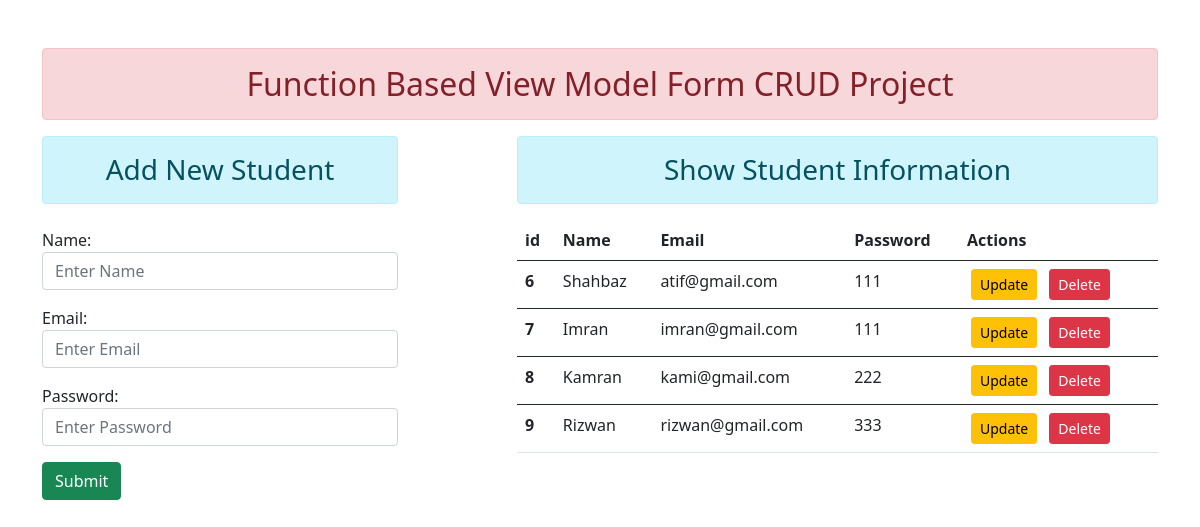
The page / on the database its author committed.
### enroll/models.py (models this page shows)
class Student_Model(models.Model):
    name = models.CharField(max_length=30)
    email = models.EmailField(max_length=30)
    password = models.CharField(max_length=30)

### enroll/views.py (the view)
# urls.py: path("", views.add_show, name="home"),
def add_show(request):
    if request.method == "POST":
        sf = Student_Form(request.POST)
        if sf.is_valid():
            na = sf.cleaned_data['name']
            em = sf.cleaned_data['email']
            pw = sf.cleaned_data['password']
            print(na)
            print(em)
            print(pw)
            sm_obj = Student_Model(name=na, email=em, password=pw)
            sm_obj.save()
            sf = Student_Form()
    else:
        sf = Student_Form()
    sm = Student_Model.objects.all()
    students = {
        'sm': sm,
        'sf': sf,
    }
    return render(request, "enroll/home.html", students)

### enroll/forms.py
class Student_Form(forms.ModelForm):
    class Meta:
        model = Student_Model
        fields = ['name', 'email', 'password']
        widgets = {
            'name': forms.TextInput(attrs={'placeholder':'Enter Name', 'class':'form-control mb-3'}),
            'email': forms.EmailInput(attrs={'placeholder':'Enter Email', 'class':'form-control mb-3'}),
            'password': forms.PasswordInput(render_value=True, attrs={'placeholder':'Enter Password', 'class':'form-control mb-3'}),
        }

### enroll/templates/enroll/home.html (shortened to what this page needs)
{% extends 'enroll/base.html' %}
{% block content %}
    <div class="row">
        <div class="col-sm-4">
            <h3 class="text-center alert alert-info">Add New Student</h3>
            <div class="mt-4">
                <form action="" method="POST">
                    {{sf.as_p}}
                    <button type="submit" class="btn btn-success">Submit</button>
                </form>
            </div>
        </div>
        <div class="col-sm-7 offset-1">
            <h3 class="text-center alert alert-info">Show Student Information</h3>
            <div>
                {% if sm %}
                <table class="table table-hover">
                    <thead>
                    <tr>
                        <th scope="col">id</th>
                        <th scope="col">Name</th>
                        <th scope="col">Email</th>
                        <th scope="col">Password</th>
                        <th scope="col">Actions</th>
                    </tr>
                    </thead>
                        {% for std in sm %}
                            <tbody>
                            <tr>
                                <th scope="row">{{std.id}}</th>
                                <td>{{std.name}}</td>
                                <td>{{std.email}}</td>
                                <td>{{std.password}}</td>
                                <td>
                                    <a href="{% url 'update' std.id %}" type="submit" class="btn btn-warning btn-sm mx-1">Update</a>
                                    <form action="{% url 'delete' std.id %}" method="POST" class="d-inline">
                                        <input type="submit" value="Delete" class="btn btn-danger btn-sm mx-1">
                                    </form>
                                </td>
                            </tr>
                            </tbody>
                        {% endfor %}
                    </table>
                    {% else %}
                     <h4 class="text-center alert alert-warning">No Record</h4>
                    {% endif %}
            </div>
        </div>
    </div>
{% endblock content %}

### enroll/templates/enroll/base.html (shortened to what this page needs)
<!DOCTYPE html>
{% load static %}
<html lang="en">
<head>
    <link href="https://cdn.jsdelivr.net/npm/bootstrap@5.1.0/dist/css/bootstrap.min.css" rel="stylesheet">
    <link rel="stylesheet" href="{% static 'enroll/css/style.css' %}">
</head>
<body>
    <div class="container mt-5">
        <h2 class="text-center alert alert-danger">Function Based View Model Form CRUD Project</h2>
        {% block content %}{% endblock content %}
    </div>
</body>
</html>

### enroll/static/enroll/css/style.css (style rules this page uses)
body,html { margin: 0; padding: 0; box-sizing: border-box; }

### rows shown on the page
Student_Model: id "6", name "Shahbaz", email "atif@gmail.com", password "111"
Student_Model: id "7", name "Imran", email "imran@gmail.com", password "111"
Student_Model: id "8", name "Kamran", email "kami@gmail.com", password "222"
Student_Model: id "9", name "Rizwan", email "rizwan@gmail.com", password "333"
